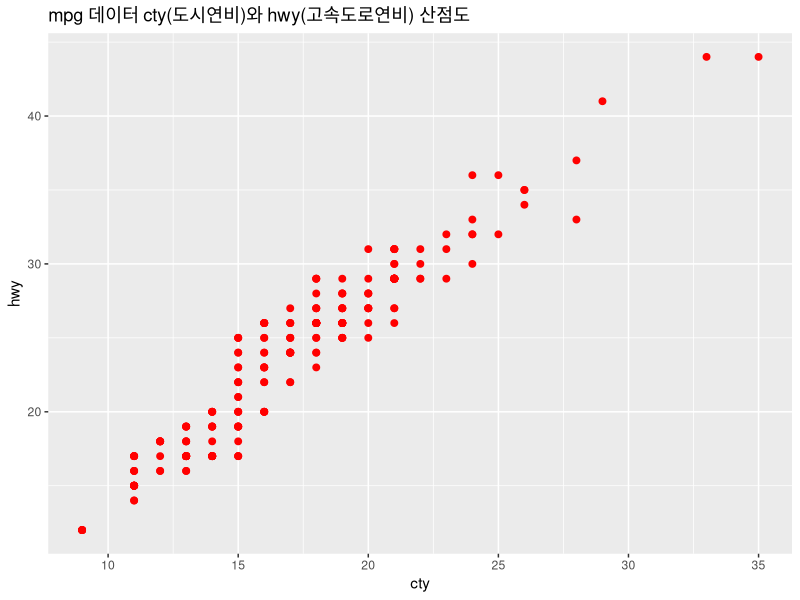

R code for this plot: (Note: this script raises an error after producing the figure.)
library(dplyr)
library(ggplot2)

## 연습문제

##### 1. mpg 데이터의 cty(도시 연비)와 hwy(고속도로 연비) 간에 어떤 관계가 있는지 알아보려고 합니다. x축은 cty, y축은 hwy로 된 산점도를 만들어 보세요.

ggplot(mpg, aes(x=cty, y=hwy)) +
  geom_point(size=2, color='red') +
  ggtitle('mpg 데이터 cty(도시연비)와 hwy(고속도로연비) 산점도')

  
  ##### 2. 미국 지역별 인구통계 정보를 담은 ggplot2 패키지의 midwest 데이터를 이용해서 전체 인구와 아시아인 인구 간에 어떤 관계가 있는지 알아보려고 합니다. x축은 poptotal(전체 인구), y축은 popasian(아시아인 인구)으로 된 산점도를 만들어 보세요. 전체 인구는 50만 명 이하, 아시아인 인구는 1만 명 이하인 지역만 산점도에 표시되게 설정하세요.

mw <- midwest %>%
  filter(poptotal <= 500000 && popasian <= 10000)
options(scipen = 10)
ggplot(mw, aes(x=poptotal, y=popasian)) +
  geom_point() +
  xlim(0,500000) + ylim(0,10000)

  
  ##### 3. 어떤 회사에서 생산한 "suv" 차종의 도시 연비가 높은지 알아보려고 합니다. "suv" 차종을 대상으로 평균 cty(도시 연비)가 가장 높은 회사 다섯 곳을 막대 그래프로 표현해 보세요. 막대는 연비가 높은 순으로 정렬하세요. 

df_suv <- mpg %>%
  filter(class == 'suv') %>%
  group_by(manufacturer) %>%
  summarise(mean_cty = mean(cty)) %>%
  arrange(desc(mean_cty)) %>%
  head(5)
ggplot(df_suv, aes(x=reorder(manufacturer, -mean_cty), y=mean_cty,
                   fill=manufacturer)) +
  geom_col()

  
  ##### 4. 자동차 중에서 어떤 class(자동차 종류)가 가장 많은지 알아보려고 합니다. 자동차 종류별 빈도를 표현한 막대 그래프를 만들어 보세요.

ggplot(mpg, aes(x=class, fill=class)) +
  geom_bar()

  
  ##### 5. economics 데이터를 이용해서 psavert(개인 저축률)가 시간에 따라서 어떻게 변해왔는지 알아보려고 합니다. 시간에 따른 개인 저축률의 변화를 나타낸 시계열 그래프를 만들어 보세요.

ggplot(economics, aes(x = date, y = psavert)) + 
  geom_line()

  
  ##### 6. class(자동차 종류)가 "compact", "subcompact", "suv"인 자동차의 cty(도시 연비)가 어떻게 다른지 비교해보려고 합니다. 세 차종의 cty를 나타낸 상자 그림을 만들어보세요.

df_3class <- mpg %>%
  filter(class %in% c("compact", "subcompact", "suv"))
ggplot(df_3class, aes(x=class, y=cty, fill=class)) +
  geom_boxplot()

  
  ##### 7. Diamonds 데이터 셋을 이용하여 다음 문제를 해결하세요. 단, 컬러, 제목, x축, y축 등 그래프를 예쁘게 작성하세요.
  ###### 1) cut의 돗수를 보여주는 그래프를 작성하세요.

ggplot(diamonds, aes(x=cut, fill=cut)) +
  geom_bar()

  
  ###### 2) cut에 따른 가격의 변화를 보여주는 그래프를 작성하세요. 

df_cut <- diamonds %>%
  group_by(cut) %>%
  summarise(mean_price = mean(price))
ggplot(df_cut, aes(x=cut, y=mean_price, fill=cut)) +
  geom_col()


  
  ###### 3) cut과 color에 따른 가격의 변화를 보여주는 그래프를 작성하세요.

df_color <- diamonds %>%
  group_by(color) %>%
  summarise(mean_price = mean(price)) 
gcolor <- ggplot(df_color, aes(x=reorder(color,mean_price), y=mean_price, fill=color)) +
  geom_col()
gcut <- ggplot(df_cut, aes(x=reorder(cut,mean_price), y=mean_price, fill=cut)) +
  geom_col()
library(grid)
library(gridExtra)
grid.arrange(gcut, gcolor, ncol=2, top = "cut과 color에 따른 가격의 변화")


 ## 이런 방법으로 구할 수도 있음.

ggplot(diamonds, aes(x=price)) +
  geom_histogram(bins=10) +
  facet_wrap(~cut + color)


  ## 가장 무식한 방법

df_cut_fair <- diamonds %>%
  filter(cut == 'Fair') %>%
  group_by(color) %>%
  summarise(mean_price=mean(price))
g_fair <- ggplot(df_cut_fair, aes(x=color, y=mean_price, fill=color)) +
  geom_col() +
  ggtitle('Cut = Fair') +
  theme(plot.title=element_text(face="bold", size=20, vjust=1, color="red"))
df_cut_good <- diamonds %>%
  filter(cut == 'Good') %>%
  group_by(color) %>%
  summarise(mean_price=mean(price))
g_good <- ggplot(df_cut_good, aes(x=color, y=mean_price, fill=color)) +
  geom_col() +
  ggtitle('Cut = Good') +
  theme(plot.title=element_text(face="bold", size=20, vjust=1, color="red"))
df_cut_vg <- diamonds %>%
  filter(cut == 'Very Good') %>%
  group_by(color) %>%
  summarise(mean_price=mean(price))
g_vg <- ggplot(df_cut_vg, aes(x=color, y=mean_price, fill=color)) +
  geom_col() +
  ggtitle('Cut = Very Good') +
  theme(plot.title=element_text(face="bold", size=20, vjust=1, color="red"))
df_cut_premium <- diamonds %>%
  filter(cut == 'Premium') %>%
  group_by(color) %>%
  summarise(mean_price=mean(price))
g_premium <- ggplot(df_cut_premium, aes(x=color, y=mean_price, fill=color)) +
  geom_col() +
  ggtitle('Cut = Premium') +
  theme(plot.title=element_text(face="bold", size=20, vjust=1, color="red"))
df_cut_ideal <- diamonds %>%
  filter(cut == 'Ideal') %>%
  group_by(color) %>%
  summarise(mean_price=mean(price))
g_ideal <- ggplot(df_cut_ideal, aes(x=color, y=mean_price, fill=color)) +
  geom_col() +
  ggtitle('Cut = Ideal') +
  theme(plot.title=element_text(face="bold", size=20, vjust=1, color="red"))
grid.arrange(g_fair, g_good, g_vg, g_premium, g_ideal, ncol=3,
             top = 'Cut과 Color에 따른 가격 변화')